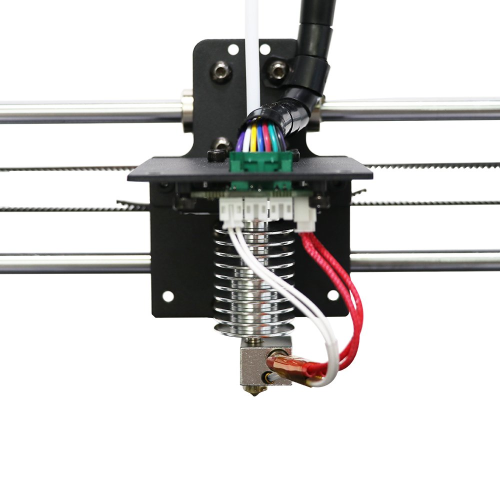
#> input picture blend_file/images/61Xv3tQTo0L.jpg, 1000 x 1000 px, given in place of the camera (shown at 1/2 size)
$ python app.py
#> lines starting #> are read from the running program, lines starting #| are printed output that depends on the picture; after the words box and inside, x2 and y2 are one past the last pixel; in counts of white or black regions, pixels touching at a corner belong together; long printed decimals are rounded
import cv2
import json
import time
import platform
import threading
import numpy as np
from websockets.sync.server import serve as ws_serve
from websockets.exceptions import ConnectionClosed


CAMERA_INDEX = 0      # adjust if using an external USB webcam
FRAME_WIDTH = 800
FRAME_HEIGHT = 600
TARGET_FPS = 60
FRAME_ROTATION = cv2.ROTATE_90_CLOCKWISE
WS_HOST = "0.0.0.0"
WS_PORT = 8765

# define HSV color ranges for the two markers.
RED_RANGES = [
    (np.array([0, 100, 100]), np.array([10, 255, 255])),
    (np.array([160, 100, 100]), np.array([179, 255, 255])),
]
GREEN_RANGES = [
    (np.array([35, 100, 100]), np.array([85, 255, 255])),
]
MIN_CONTOUR_AREA = 50


class CamTracker:
    def __init__(self, camera_index=CAMERA_INDEX,
                 frame_width=FRAME_WIDTH,
                 frame_height=FRAME_HEIGHT,
                 target_fps=TARGET_FPS,
                 frame_rotation=FRAME_ROTATION,
                 red_ranges=RED_RANGES,
                 green_ranges=GREEN_RANGES,
                 min_contour_area=MIN_CONTOUR_AREA,
                 ws_host=WS_HOST,
                 ws_port=WS_PORT):

        self.camera_index = camera_index
        self.frame_width = frame_width
        self.frame_height = frame_height
        self.target_fps = target_fps
        self.frame_rotation = frame_rotation
        self.red_ranges = red_ranges
        self.green_ranges = green_ranges
        self.min_contour_area = min_contour_area
        self.cap = None
        self.prev_time = None
        self.video_to_real = VideoToRealPosCalc()
        self.telemetry_server = TelemetryServer(self, host=ws_host, port=ws_port)

    def init_camera(self):
        if platform.system() == "Windows":
            cap_type = cv2.CAP_DSHOW
        else:
            cap_type = cv2.CAP_V4L2
        self.cap = cv2.VideoCapture(self.camera_index, cap_type)
        if not self.cap.isOpened():
            raise RuntimeError(f"Could not open camera index {self.camera_index}. Check CAMERA_INDEX / /dev/video*.")
        self.cap.set(cv2.CAP_PROP_FOURCC, cv2.VideoWriter_fourcc(*'MJPG'))
        self.cap.set(cv2.CAP_PROP_FRAME_WIDTH, self.frame_width)
        self.cap.set(cv2.CAP_PROP_FRAME_HEIGHT, self.frame_height)
        self.cap.set(cv2.CAP_PROP_FPS, self.target_fps)

        # Verify actual frame rate set by hardware driver
        actual_fps = self.cap.get(cv2.CAP_PROP_FPS)
        print(f"Camera initialized. Target: {self.target_fps} FPS | Actual Driver Rate: {actual_fps} FPS")

    def color_mask(self, hsv, ranges):
        mask = None
        for lower, upper in ranges:
            m = cv2.inRange(hsv, lower, upper)
            mask = m if mask is None else cv2.bitwise_or(mask, m)

        # Morphological operations to clean up small noise blobs
        mask = cv2.erode(mask, None, iterations=2)
        mask = cv2.dilate(mask, None, iterations=2)
        return mask

    def find_marker(self, mask, min_area=None):
        min_area = self.min_contour_area if min_area is None else min_area
        contours, _ = cv2.findContours(mask.copy(), cv2.RETR_EXTERNAL, cv2.CHAIN_APPROX_SIMPLE)
        if len(contours) == 0:
            return None

        # Find the largest contour (assumed to be the marker)
        c = max(contours, key=cv2.contourArea)
        if cv2.contourArea(c) < min_area:
            return None

        # Compute center of mass (Centroid)
        M = cv2.moments(c)
        if M["m00"] == 0:
            return None

        cX = int(M["m10"] / M["m00"])
        cY = int(M["m01"] / M["m00"])
        return c, (cX, cY)

    def main(self):
        self.init_camera()
        self.telemetry_server.start()
        self.prev_time = time.perf_counter()

        while True:
            ret, frame = self.cap.read()
#> frame is the input picture: shape (1000, 1000, 3); mean B, G, R 208.4, 209.2, 210.2
            if not ret:
                print("Failed to grab frame.")
                break

            # Correct the physical 90 degree camera mount before any detection/display
            # work runs, so every downstream pixel coordinate (markers, calibration
            # points, overlays) is already in the upright frame's coordinate space.
            frame = cv2.rotate(frame, self.frame_rotation)
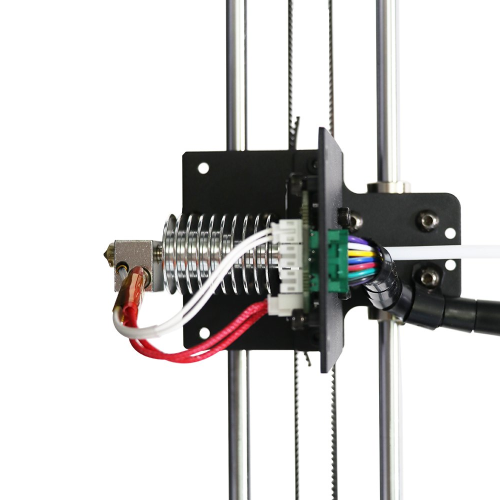
#> frame: shape (1000, 1000, 3) (shown at 1/2 size); mean B, G, R 208.4, 209.2, 210.2

            current_time = time.perf_counter()
            dt = current_time - self.prev_time
            self.prev_time = current_time
            instant_fps = 1.0 / dt if dt > 0 else 0

            hsv = cv2.cvtColor(frame, cv2.COLOR_BGR2HSV)
#> hsv: shape (1000, 1000, 3); mean H, S, V 20.6, 10.1, 211.5

            red_mask = self.color_mask(hsv, self.red_ranges)
#> the loop in color_mask, `for lower, upper in ranges:` made 2 passes
#> pass 1, in color_mask, `m = cv2.inRange(hsv, lower, upper)`:
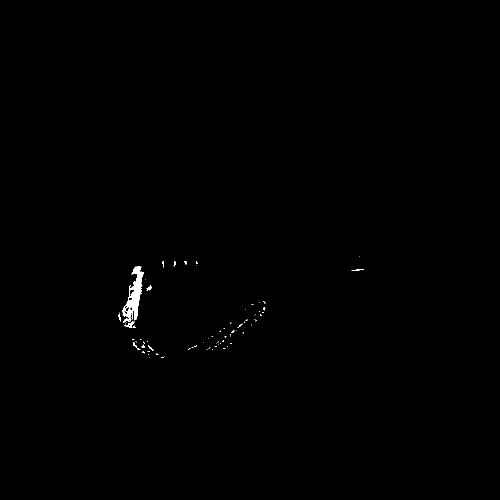
#> m: shape (1000, 1000) (shown at 1/2 size); 0.27% white; 82 white regions (71 under 20 px), largest, box (x1, y1, x2, y2) and area: (245, 532, 288, 646) 1956, (248, 643, 269, 655) 98, (293, 571, 303, 581) 51
#> pass 2, in color_mask, `m = cv2.inRange(hsv, lower, upper)`:
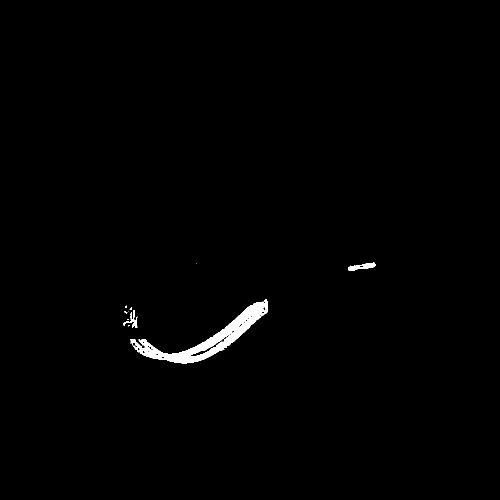
#> m: shape (1000, 1000) (shown at 1/2 size); 0.84% white; 11 white regions (7 under 20 px), largest, box (x1, y1, x2, y2) and area: (260, 598, 536, 727) 7619, (696, 525, 751, 542) 475, (246, 620, 275, 656) 282, (248, 622, 255, 628) 20
#> in color_mask, `mask = cv2.erode(mask, None, iterations=2)`:
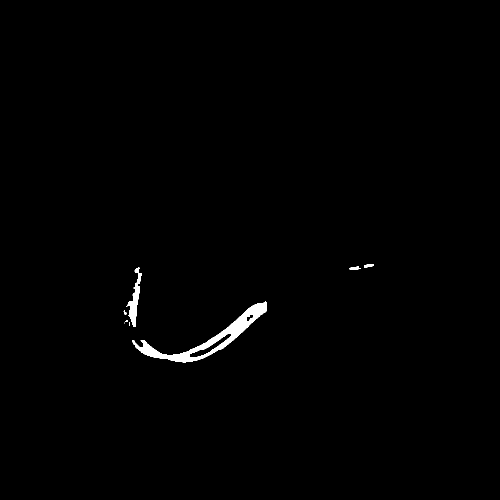
#> mask: shape (1000, 1000) (shown at 1/2 size); 0.71% white; 8 white regions (3 under 20 px), largest, box (x1, y1, x2, y2) and area: (264, 602, 533, 725) 5612, (252, 535, 284, 654) 1233, (699, 532, 722, 540) 111, (728, 528, 748, 536) 104, (247, 620, 253, 629) 24
#> in color_mask, `mask = cv2.dilate(mask, None, iterations=2)`: mask: shape (1000, 1000); 1.1% white; 4 white regions, box (x1, y1, x2, y2) and area: (262, 600, 535, 727) 7984, (245, 533, 286, 656) 2200, (697, 530, 724, 542) 251, (726, 526, 750, 538) 232
            green_mask = self.color_mask(hsv, self.green_ranges)
#> the loop in color_mask (call 2), `for lower, upper in ranges:` made 1 pass
#> pass 1, in color_mask (call 2), `m = cv2.inRange(hsv, lower, upper)`:
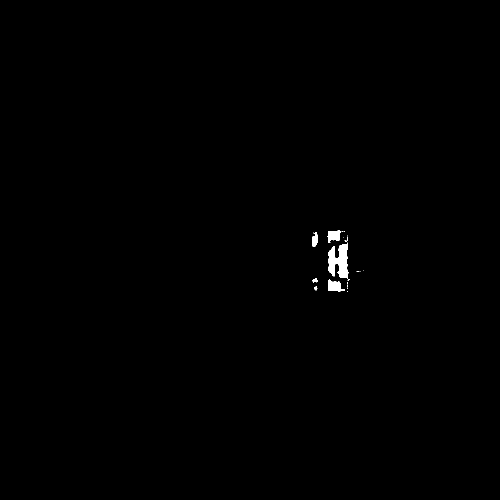
#> m: shape (1000, 1000) (shown at 1/2 size); 0.33% white; 23 white regions (17 under 20 px), largest, box (x1, y1, x2, y2) and area: (656, 486, 697, 557) 1867, (656, 559, 690, 583) 520, (655, 461, 682, 486) 472, (624, 464, 635, 494) 241, (625, 556, 635, 565) 59, (628, 572, 635, 581) 35
#> in color_mask (call 2), `mask = cv2.erode(mask, None, iterations=2)`:
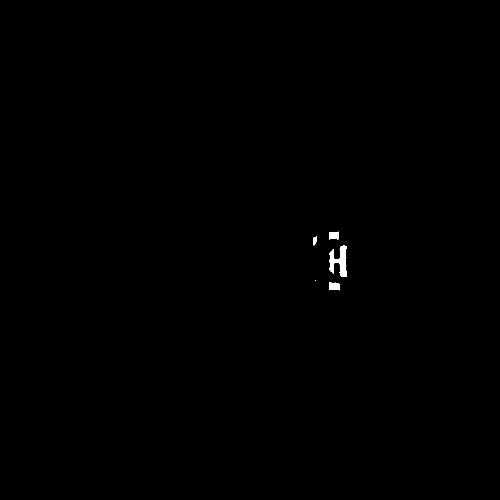
#> mask: shape (1000, 1000) (shown at 1/2 size); 0.19% white; 5 white regions (1 under 20 px), largest, box (x1, y1, x2, y2) and area: (658, 491, 694, 553) 1187, (658, 564, 680, 581) 300, (658, 463, 678, 480) 276, (626, 472, 633, 491) 90
#> in color_mask (call 2), `mask = cv2.dilate(mask, None, iterations=2)`: mask: shape (1000, 1000); 0.3% white; 5 white regions

            red_marker = self.find_marker(red_mask)
#> in find_marker, `contours, _ = cv2.findContours(mask.copy(), cv2.RETR_EXTERNAL, cv2.CHA..`: contours = 4 contours; box (x1, y1, x2, y2) and area: (262, 600, 535, 727) 8000, (245, 533, 286, 656) 2014, (697, 530, 724, 542) 218, (726, 526, 750, 538) 200
#> in find_marker, `c = max(contours, key=cv2.contourArea)`: c = contour of 289 points, box (x1, y1, x2, y2) (262, 600, 535, 727), area 8000
#> in find_marker, `M = cv2.moments(c)`: M = moments, m00 8000.5, centre m10/m00, m01/m00 = (418.2, 676.9)
#> in find_marker, `cX = int(M["m10"] / M["m00"])`: cX = 418
#> in find_marker, `cY = int(M["m01"] / M["m00"])`: cY = 676
#> red_marker = 2 items, first 2: contour of 289 points, box (x1, y1, x2, y2) (262, 600, 535, 727), area 8000, (418, 676)
            green_marker = self.find_marker(green_mask)
#> in find_marker (call 2), `contours, _ = cv2.findContours(mask.copy(), cv2.RETR_EXTERNAL, cv2.CHA..`: contours = 5 contours; box (x1, y1, x2, y2) and area: (656, 489, 696, 555) 1674, (656, 562, 682, 583) 434, (656, 461, 680, 482) 406, (624, 470, 635, 493) 181, (628, 558, 634, 563) 20
#> green_marker = 2 items, first 2: contour of 87 points, box (x1, y1, x2, y2) (656, 489, 696, 555), area 1674, (677, 522)

            red_pos, green_pos = None, None

            if red_marker is not None:
                c, (cX, cY) = red_marker
#> cX = 418; cY = 676
                red_pos = (cX, cY)
#> red_pos = (418, 676)

                # Draw visual overlays
                cv2.drawContours(frame, [c], -1, (0, 0, 255), 2)
                cv2.circle(frame, (cX, cY), 5, (0, 0, 255), -1)
#> frame: shape (1000, 1000, 3); mean B, G, R 208.2, 209.1, 210.5
                cv2.putText(frame, f"X:{cX} Y:{cY}", (cX + 10, cY - 10),
                            cv2.FONT_HERSHEY_SIMPLEX, 0.5, (0, 0, 255), 2)

            if green_marker is not None:
                c, (cX, cY) = green_marker
#> c = contour of 87 points, box (x1, y1, x2, y2) (656, 489, 696, 555), area 1674; cX = 677; cY = 522
                green_pos = (cX, cY)
#> green_pos = (677, 522)

                # Draw visual overlays
                cv2.drawContours(frame, [c], -1, (0, 255, 0), 2)
                cv2.circle(frame, (cX, cY), 5, (0, 255, 0), -1)
#> frame: shape (1000, 1000, 3); mean B, G, R 208.1, 209.2, 210.5
                cv2.putText(frame, f"X:{cX} Y:{cY}", (cX + 10, cY - 10),
                            cv2.FONT_HERSHEY_SIMPLEX, 0.5, (0, 255, 0), 2)

            red_text = f"Red   X:{red_pos[0]} Y:{red_pos[1]}" if red_pos else "Red   not found"
#> red_text = 'Red   X:418 Y:676'
            green_text = f"Green X:{green_pos[0]} Y:{green_pos[1]}" if green_pos else "Green not found"
#> green_text = 'Green X:677 Y:522'
            cv2.putText(frame, red_text, (10, 60),
                        cv2.FONT_HERSHEY_SIMPLEX, 0.6, (0, 0, 255), 2)
            cv2.putText(frame, green_text, (10, 90),
                        cv2.FONT_HERSHEY_SIMPLEX, 0.6, (0, 255, 0), 2)

            cv2.putText(frame, f"FPS: {instant_fps:.1f}", (10, 30),
                        cv2.FONT_HERSHEY_SIMPLEX, 0.8, (255, 0, 0), 2)
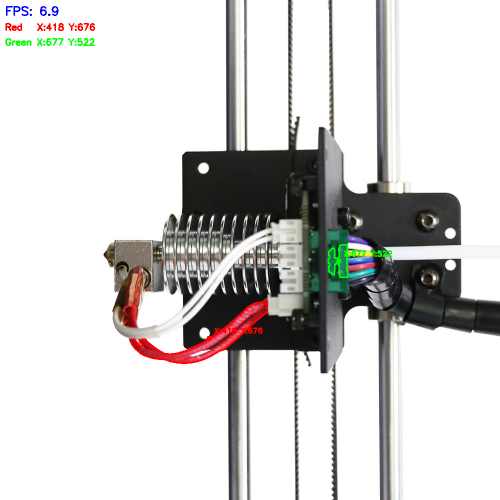
#> frame: shape (1000, 1000, 3) (shown at 1/2 size); mean B, G, R 207.5, 208.8, 209.9

            cv2.imshow("60 FPS Nozzle Tracker", frame)

            if red_pos is not None and green_pos is not None:
                x, y, z = self.video_to_real.get_printer_head_pos(red_pos[0], red_pos[1], green_pos[0], green_pos[1])
#> x = 265.3; y = 65.06; z = -225.1

                print(f"X: {x}")
#| X: 265.317
                print(f"Y: {y}")
#| Y: 65.058
                print(f"Z: {z}")
#| Z: -225.109
                self.telemetry_server.broadcast_position(x, y, z, red_pos[0], red_pos[1], green_pos[0], green_pos[1])

            else:
                self.telemetry_server.broadcast_position(None, None, None, None, None, None, None)

            # Exit on 'q' press
            if cv2.waitKey(1) & 0xFF == ord('q'):
#> (key q is pressed here)
                break

        self.telemetry_server.stop()
        self.cap.release()
        cv2.destroyAllWindows()


class TelemetryServer:
    """WebSocket server run by CamTracker.

    Broadcasts the tracked printer-head position as {"type": "position", "x", "y",
    "z", "t"} to every connected client (e.g. the Omniverse extension) once per
    processed frame, and accepts {"type": "set_calibration", "points": {...}}
    messages that rebuild the CamTracker's VideoToRealPosCalc with new corner
    points - a full calibration exchange over a single connection.
    """

    REQUIRED_CALIBRATION_POINTS = ("rtl_pos", "rtr_pos", "rbr_pos", "rbl_pos", "gt_pos", "gb_pos")

    def __init__(self, cam_tracker, host=WS_HOST, port=WS_PORT):
        self.cam_tracker = cam_tracker
        self.host = host
        self.port = port
        self._server = None
        self._thread = None

    def start(self):
        self._thread = threading.Thread(target=self._run, daemon=True)
        self._thread.start()

    def stop(self):
        if self._server is not None:
            self._server.shutdown()
        if self._thread is not None:
            self._thread.join(timeout=1.0)

    def broadcast_position(self, x, y, z, red_pos_x, red_pos_y, green_pos_x, green_pos_y):
        if self._server is None:
            return
        payload = json.dumps({"type": "position",
                              "x": x,
                              "y": y,
                              "z": z,
                              "marker_rx": red_pos_x,
                              "marker_ry": red_pos_y,
                              "marker_gx": green_pos_x,
                              "marker_gy": green_pos_y,
                              "t": time.time()})

        for connection in list(self._server.connections):
            try:
                connection.send(payload)
            except ConnectionClosed:
                pass

    def _run(self):
        with ws_serve(self._handle_client, self.host, self.port) as server:
            self._server = server
            print(f"[TelemetryServer] Listening on ws://{self.host}:{self.port}")
            server.serve_forever()

    # [50 lines left out: functions _handle_client, _handle_message, _reply_error, not called in this run]


class VideoToRealPosCalc:
    # These points should be obtained through calibration
    def __init__(self, rtl_pos=[129, 217], rtr_pos=[444, 222], rbr_pos=[395, 477], rbl_pos=[135, 462], gt_pos=[340, 522], gb_pos=[371,703]):
        # points for Anycubic i3 Mega
        # red marker Y, Z part
        self.r_printer_dst_pts = np.array([
            [0,205],
            [210, 205],
            [210, 0],
            [0, 0]
        ])

        r_camera_src_pts = np.array([
            rtl_pos,
            rtr_pos,
            rbr_pos,
            rbl_pos
        ])
        self.homography_matrix = self._create_homography_matrix(r_camera_src_pts)

        # green marker Y part
        self.printer_y_max = 210
        self.g_pts_a = np.array(gt_pos, dtype=np.float32)
        self.g_pts_b = np.array(gb_pos, dtype=np.float32)
        self.diff_ab = self.g_pts_a - self.g_pts_b
        self.g_len_sq = np.dot(self.diff_ab, self.diff_ab)

    def _create_homography_matrix(self, src_points):
        matrix, _ = cv2.findHomography(src_points, self.r_printer_dst_pts)
        if matrix is None:
            raise ValueError(
                "Could not compute homography from calibration points "
                "(check for duplicate or collinear points)"
            )
        return matrix

    def get_printer_head_pos(self, rcam_x, rcam_y, gcam_x, gcam_y):
        # calculate red marker
        detected_cam_pos = np.array([[[rcam_x, rcam_y]]], dtype=np.float32)
        transformed_pos = cv2.perspectiveTransform(detected_cam_pos, self.homography_matrix)
        fin_x, fin_z = transformed_pos[0][0]

        # calculate green marker
        point = np.array([gcam_x, gcam_y], dtype=np.float32)
        point_diff = point - self.g_pts_a
        normalized_pos = np.dot(point_diff, self.diff_ab) / self.g_len_sq
        fin_y = normalized_pos * self.printer_y_max * -1

        # cv2.perspectiveTransform/np.dot return numpy.float32 scalars, which
        # json.dumps (used by TelemetryServer's broadcast) can't serialize -
        # cast to plain Python floats here so every consumer gets native types.
        return float(fin_x), float(fin_y), float(fin_z)


if __name__ == "__main__":
    CamTracker().main()
